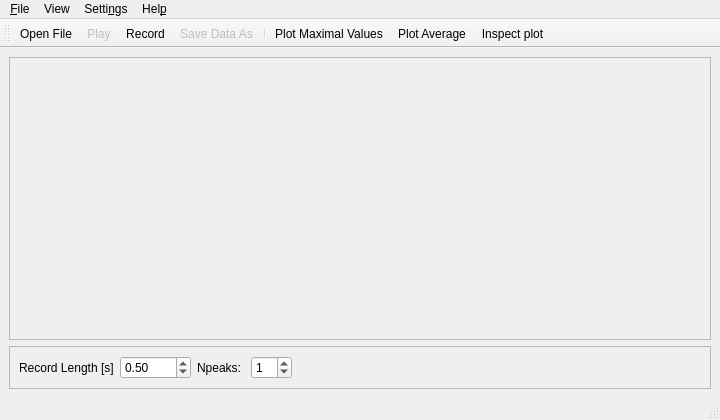
<?xml version="1.0" encoding="UTF-8"?>
<ui version="4.0">
 <class>MainWindow</class>
 <widget class="QMainWindow" name="MainWindow">
  <property name="geometry">
   <rect>
    <x>0</x>
    <y>0</y>
    <width>720</width>
    <height>420</height>
   </rect>
  </property>
  <property name="minimumSize">
   <size>
    <width>30</width>
    <height>30</height>
   </size>
  </property>
  <property name="windowTitle">
   <string>Accoustic Modes Finder</string>
  </property>
  <property name="statusTip">
   <string/>
  </property>
  <widget class="QWidget" name="centralwidget">
   <layout class="QGridLayout" name="gridLayout">
    <item row="1" column="0">
     <widget class="QFrame" name="frame_2">
      <property name="frameShape">
       <enum>QFrame::StyledPanel</enum>
      </property>
      <property name="frameShadow">
       <enum>QFrame::Raised</enum>
      </property>
      <layout class="QHBoxLayout" name="horizontalLayout_2">
       <item>
        <layout class="QHBoxLayout" name="horizontalLayout">
         <item>
          <widget class="QLabel" name="label_length">
           <property name="text">
            <string>Record Length [s]</string>
           </property>
          </widget>
         </item>
         <item>
          <widget class="QDoubleSpinBox" name="doubleSpinBox_recordingLength">
           <property name="decimals">
            <number>2</number>
           </property>
           <property name="minimum">
            <double>0.010000000000000</double>
           </property>
           <property name="maximum">
            <double>1000.000000000000000</double>
           </property>
           <property name="singleStep">
            <double>0.100000000000000</double>
           </property>
           <property name="value">
            <double>0.500000000000000</double>
           </property>
          </widget>
         </item>
         <item>
          <widget class="QLabel" name="label_Npeaks">
           <property name="text">
            <string>Npeaks: </string>
           </property>
          </widget>
         </item>
         <item>
          <widget class="QSpinBox" name="spinBox_Npeaks">
           <property name="enabled">
            <bool>true</bool>
           </property>
           <property name="value">
            <number>1</number>
           </property>
          </widget>
         </item>
         <item>
          <spacer name="horizontalSpacer">
           <property name="orientation">
            <enum>Qt::Horizontal</enum>
           </property>
           <property name="sizeHint" stdset="0">
            <size>
             <width>40</width>
             <height>20</height>
            </size>
           </property>
          </spacer>
         </item>
        </layout>
       </item>
      </layout>
     </widget>
    </item>
    <item row="0" column="0">
     <widget class="QFrame" name="frame">
      <property name="frameShape">
       <enum>QFrame::StyledPanel</enum>
      </property>
      <property name="frameShadow">
       <enum>QFrame::Raised</enum>
      </property>
      <layout class="QGridLayout" name="gridLayout_2">
       <item row="0" column="0">
        <spacer name="verticalSpacer">
         <property name="orientation">
          <enum>Qt::Vertical</enum>
         </property>
         <property name="sizeHint" stdset="0">
          <size>
           <width>20</width>
           <height>40</height>
          </size>
         </property>
        </spacer>
       </item>
      </layout>
     </widget>
    </item>
   </layout>
  </widget>
  <widget class="QMenuBar" name="menubar">
   <property name="geometry">
    <rect>
     <x>0</x>
     <y>0</y>
     <width>720</width>
     <height>27</height>
    </rect>
   </property>
   <widget class="QMenu" name="menuFile">
    <property name="title">
     <string>&amp;File</string>
    </property>
    <addaction name="actionOpenFile"/>
    <addaction name="actionPlay"/>
    <addaction name="actionRecord"/>
    <addaction name="actionSaveAs"/>
    <addaction name="action_Quit"/>
   </widget>
   <widget class="QMenu" name="menuAbout">
    <property name="title">
     <string>Hel&amp;p</string>
    </property>
    <addaction name="action_About"/>
   </widget>
   <widget class="QMenu" name="menuSettings">
    <property name="title">
     <string>Setti&amp;ngs</string>
    </property>
    <addaction name="actionPreferences"/>
   </widget>
   <widget class="QMenu" name="menuView">
    <property name="title">
     <string>View</string>
    </property>
    <addaction name="actionLogarithmic_scale_X"/>
    <addaction name="actionLogarithmic_scale_Y"/>
    <addaction name="actionPlotAverage"/>
    <addaction name="actionPlotMaximalValues"/>
    <addaction name="actionFocus_on_plot"/>
    <addaction name="actionInspect_plot"/>
   </widget>
   <addaction name="menuFile"/>
   <addaction name="menuView"/>
   <addaction name="menuSettings"/>
   <addaction name="menuAbout"/>
  </widget>
  <widget class="QStatusBar" name="statusbar"/>
  <widget class="QToolBar" name="toolBar">
   <property name="enabled">
    <bool>true</bool>
   </property>
   <property name="windowTitle">
    <string>toolBar</string>
   </property>
   <attribute name="toolBarArea">
    <enum>TopToolBarArea</enum>
   </attribute>
   <attribute name="toolBarBreak">
    <bool>false</bool>
   </attribute>
   <addaction name="actionOpenFile"/>
   <addaction name="actionPlay"/>
   <addaction name="actionRecord"/>
   <addaction name="actionSaveAs"/>
   <addaction name="separator"/>
   <addaction name="actionPlotMaximalValues"/>
   <addaction name="actionPlotAverage"/>
   <addaction name="actionInspect_plot"/>
  </widget>
  <action name="action_Quit">
   <property name="icon">
    <iconset resource="resources.qrc">
     <normaloff>:/icons/icons/close.svg</normaloff>:/icons/icons/close.svg</iconset>
   </property>
   <property name="text">
    <string>&amp;Quit</string>
   </property>
   <property name="shortcut">
    <string>Ctrl+Q</string>
   </property>
  </action>
  <action name="action_About">
   <property name="icon">
    <iconset resource="resources.qrc">
     <normaloff>:/icons/icons/help-about.png</normaloff>:/icons/icons/help-about.png</iconset>
   </property>
   <property name="text">
    <string>&amp;About</string>
   </property>
  </action>
  <action name="actionPreferences">
   <property name="text">
    <string>&amp;Preferences...</string>
   </property>
  </action>
  <action name="actionPlotMaximalValues">
   <property name="checkable">
    <bool>true</bool>
   </property>
   <property name="icon">
    <iconset resource="resources.qrc">
     <normaloff>:/icons/icons/max.png</normaloff>:/icons/icons/max.png</iconset>
   </property>
   <property name="text">
    <string>Plot &amp;Maximal Values</string>
   </property>
   <property name="toolTip">
    <string>Plot Maximal Values. Useful for analysis of trancients.</string>
   </property>
   <property name="shortcut">
    <string>Ctrl+M</string>
   </property>
  </action>
  <action name="actionLogarithmic_scale_X">
   <property name="checkable">
    <bool>true</bool>
   </property>
   <property name="text">
    <string>&amp;Logarithmic scale X</string>
   </property>
   <property name="shortcut">
    <string>Ctrl+K</string>
   </property>
  </action>
  <action name="actionLogarithmic_scale_Y">
   <property name="checkable">
    <bool>true</bool>
   </property>
   <property name="text">
    <string>Logarithmic &amp;scale Y</string>
   </property>
   <property name="shortcut">
    <string>Ctrl+L</string>
   </property>
  </action>
  <action name="actionPlotAverage">
   <property name="checkable">
    <bool>true</bool>
   </property>
   <property name="icon">
    <iconset resource="resources.qrc">
     <normaloff>:/icons/icons/AV.png</normaloff>:/icons/icons/AV.png</iconset>
   </property>
   <property name="text">
    <string>Pl&amp;ot Average</string>
   </property>
   <property name="toolTip">
    <string>Plot averaged spectrum</string>
   </property>
   <property name="shortcut">
    <string>Ctrl+A</string>
   </property>
  </action>
  <action name="actionRecord">
   <property name="checkable">
    <bool>true</bool>
   </property>
   <property name="icon">
    <iconset resource="resources.qrc">
     <normaloff>:/icons/icons/media-record.svg</normaloff>:/icons/icons/media-record.svg</iconset>
   </property>
   <property name="text">
    <string>&amp;Record</string>
   </property>
   <property name="shortcut">
    <string>Ctrl+R</string>
   </property>
  </action>
  <action name="actionOpenFile">
   <property name="icon">
    <iconset resource="resources.qrc">
     <normaloff>:/icons/icons/fileopen.png</normaloff>:/icons/icons/fileopen.png</iconset>
   </property>
   <property name="text">
    <string>&amp;Open File...</string>
   </property>
   <property name="shortcut">
    <string>Ctrl+O</string>
   </property>
  </action>
  <action name="actionPlay">
   <property name="checkable">
    <bool>true</bool>
   </property>
   <property name="enabled">
    <bool>false</bool>
   </property>
   <property name="icon">
    <iconset resource="resources.qrc">
     <normaloff>:/icons/icons/media-playback-start.svg</normaloff>:/icons/icons/media-playback-start.svg</iconset>
   </property>
   <property name="text">
    <string>Play</string>
   </property>
   <property name="shortcut">
    <string>Ctrl+P</string>
   </property>
  </action>
  <action name="actionSaveAs">
   <property name="enabled">
    <bool>false</bool>
   </property>
   <property name="icon">
    <iconset resource="resources.qrc">
     <normaloff>:/icons/icons/document-save-as.png</normaloff>:/icons/icons/document-save-as.png</iconset>
   </property>
   <property name="text">
    <string>Save Data As...</string>
   </property>
   <property name="shortcut">
    <string>Ctrl+S</string>
   </property>
  </action>
  <action name="actionFocus_on_plot">
   <property name="text">
    <string>Focus on plot</string>
   </property>
   <property name="shortcut">
    <string>Ctrl+G</string>
   </property>
  </action>
  <action name="actionInspect_plot">
   <property name="text">
    <string>Inspect plot</string>
   </property>
  </action>
 </widget>
 <resources>
  <include location="resources.qrc"/>
 </resources>
 <connections/>
</ui>
